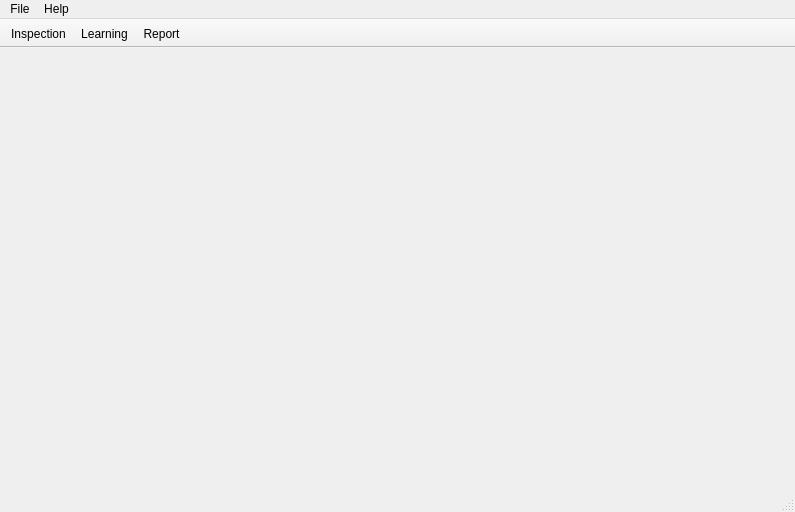
<?xml version="1.0" encoding="UTF-8"?>
<ui version="4.0">
 <class>MainWindow</class>
 <widget class="QMainWindow" name="MainWindow">
  <property name="geometry">
   <rect>
    <x>0</x>
    <y>0</y>
    <width>795</width>
    <height>512</height>
   </rect>
  </property>
  <property name="sizePolicy">
   <sizepolicy hsizetype="Preferred" vsizetype="Preferred">
    <horstretch>100</horstretch>
    <verstretch>0</verstretch>
   </sizepolicy>
  </property>
  <property name="font">
   <font>
    <pointsize>9</pointsize>
   </font>
  </property>
  <property name="windowTitle">
   <string>MainWindow</string>
  </property>
  <widget class="QWidget" name="centralwidget">
   <layout class="QVBoxLayout" name="verticalLayout">
    <item>
     <widget class="QStackedWidget" name="main_stacked_widget">
      <property name="currentIndex">
       <number>0</number>
      </property>
      <widget class="QWidget" name="page"/>
      <widget class="QWidget" name="page_2"/>
     </widget>
    </item>
   </layout>
  </widget>
  <widget class="QMenuBar" name="menubar">
   <property name="geometry">
    <rect>
     <x>0</x>
     <y>0</y>
     <width>795</width>
     <height>24</height>
    </rect>
   </property>
   <widget class="QMenu" name="menu_file">
    <property name="title">
     <string>File</string>
    </property>
    <addaction name="action_new_project"/>
    <addaction name="action_open"/>
    <addaction name="separator"/>
    <addaction name="action_close"/>
   </widget>
   <widget class="QMenu" name="menu_help">
    <property name="title">
     <string>Help</string>
    </property>
    <addaction name="action_website"/>
    <addaction name="action_version"/>
   </widget>
   <addaction name="menu_file"/>
   <addaction name="menu_help"/>
  </widget>
  <widget class="QStatusBar" name="statusbar"/>
  <widget class="QToolBar" name="toolBar">
   <property name="movable">
    <bool>false</bool>
   </property>
   <property name="toolButtonStyle">
    <enum>Qt::ToolButtonIconOnly</enum>
   </property>
   <attribute name="toolBarArea">
    <enum>TopToolBarArea</enum>
   </attribute>
   <attribute name="toolBarBreak">
    <bool>false</bool>
   </attribute>
   <addaction name="inspection_action"/>
   <addaction name="optimization_action"/>
   <addaction name="past_result_action"/>
  </widget>
  <action name="inspection_action">
   <property name="checkable">
    <bool>true</bool>
   </property>
   <property name="checked">
    <bool>false</bool>
   </property>
   <property name="icon">
    <iconset resource="../../qrc/icon.qrc">
     <normaloff>:/icon/resources/base/fonts/fontawesome/small_eye_black.png</normaloff>:/icon/resources/base/fonts/fontawesome/small_eye_black.png</iconset>
   </property>
   <property name="text">
    <string>Inspection</string>
   </property>
   <property name="iconText">
    <string>Inspection</string>
   </property>
  </action>
  <action name="optimization_action">
   <property name="checkable">
    <bool>true</bool>
   </property>
   <property name="icon">
    <iconset resource="../../qrc/icon.qrc">
     <normaloff>:/icon/resources/base/fonts/fontawesome/brain_black.png</normaloff>:/icon/resources/base/fonts/fontawesome/brain_black.png</iconset>
   </property>
   <property name="text">
    <string>Learning</string>
   </property>
   <property name="toolTip">
    <string>Learning</string>
   </property>
  </action>
  <action name="past_result_action">
   <property name="checkable">
    <bool>true</bool>
   </property>
   <property name="icon">
    <iconset resource="../../qrc/icon.qrc">
     <normaloff>:/icon/resources/base/fonts/fontawesome/history_black.png</normaloff>:/icon/resources/base/fonts/fontawesome/history_black.png</iconset>
   </property>
   <property name="text">
    <string>Report</string>
   </property>
   <property name="iconText">
    <string>Report</string>
   </property>
   <property name="toolTip">
    <string>Report</string>
   </property>
  </action>
  <action name="action_open">
   <property name="text">
    <string>Open</string>
   </property>
  </action>
  <action name="action_new_project">
   <property name="text">
    <string>New project</string>
   </property>
  </action>
  <action name="action_close">
   <property name="text">
    <string>Close</string>
   </property>
  </action>
  <action name="action_website">
   <property name="text">
    <string>SDtest homepage</string>
   </property>
  </action>
  <action name="action_version">
   <property name="text">
    <string>About SDTest</string>
   </property>
  </action>
  <action name="action_about_SDT">
   <property name="text">
    <string>SDTestについて</string>
   </property>
   <property name="toolTip">
    <string>SDTestについて</string>
   </property>
  </action>
  <action name="action_quit_SDTest">
   <property name="text">
    <string>SDTestを終了</string>
   </property>
  </action>
 </widget>
 <resources>
  <include location="../../qrc/icon.qrc"/>
 </resources>
 <connections/>
</ui>
